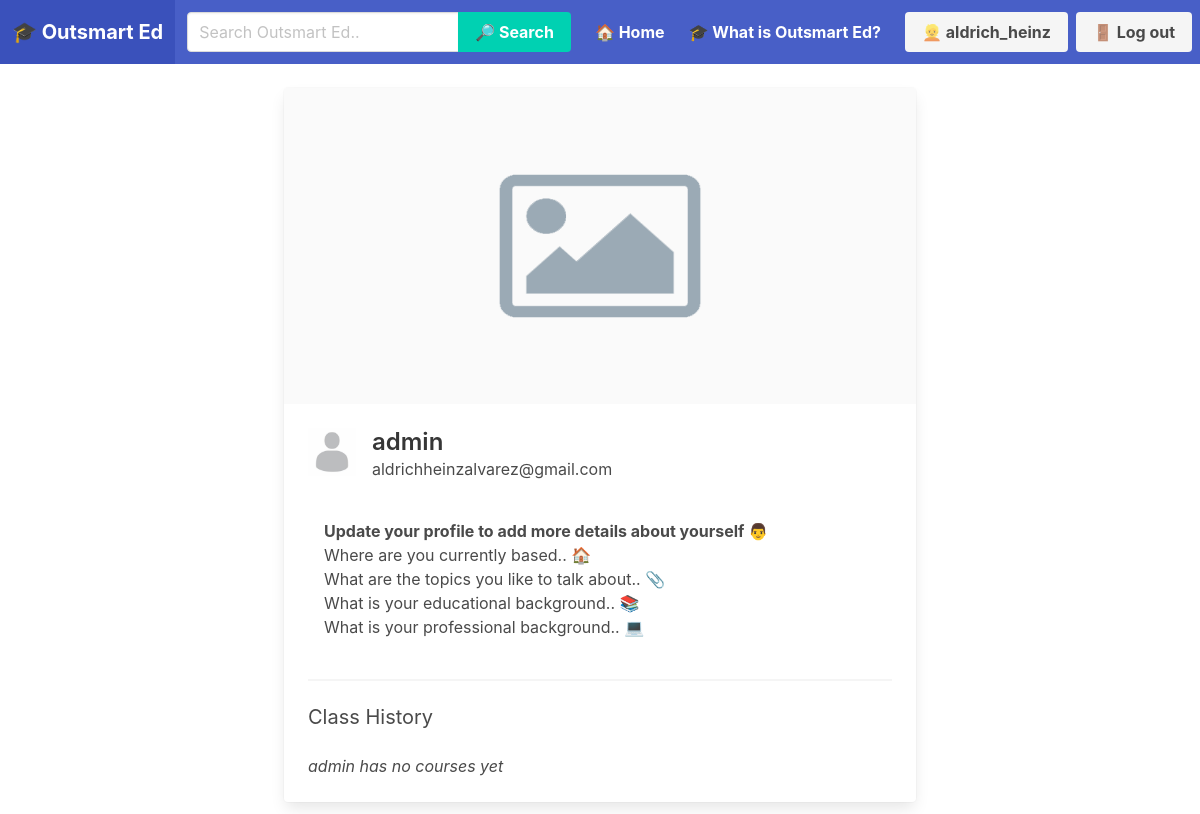
The page /profile/1/ (signed in) on the database its author committed.
### users/models.py (models this page shows, shortened)
class Profile(models.Model):
   user = models.OneToOneField(User, on_delete=models.CASCADE)
   INSTRUCTOR = 'I'
   NOT = 'N'
   PRIVILEGES_CHOICES = [
      (INSTRUCTOR, 'Instructor'),
      (NOT, 'Not'),
   ]
   calendar = models.URLField(max_length=128, default='Paste here your Google Calendar shareable link..', blank=True)
   bio = models.CharField(max_length=500, default='More details about me..', blank=True)
   address = models.CharField(max_length=500, default='Where am I currently based..', blank=True)
   topics = models.CharField(max_length=500, default='What are the topics I like to talk about..', blank=True)
   education = models.CharField(max_length=500, default='What is my educational background..', blank=True)
   background = models.CharField(max_length=500, default='What is my professional background..', blank=True)
   image = models.ImageField(default='default_profile.jpg', upload_to='profile_pics')
   cover = models.ImageField(default='default_cover.png', upload_to='cover_pics')

### users/views.py (the view)
# urls.py: path('profile/<int:pk>/', user_views.profile.as_view(), name="profile"),
@method_decorator(login_required, name='dispatch')
class profile(DetailView):
   model = Profile
   template_name = 'users/profile.html'
   def get_context_data(self, *args, **kwargs):
      users = Profile.objects.all()
      context = super(profile, self).get_context_data(*args, **kwargs)
      page_user = get_object_or_404(Profile, id=self.kwargs['pk'])
      context["page_user"] = page_user
      return context

### users/templates/users/profile.html (shortened to what this page needs)
{% extends 'app/base.html' %}
{% load crispy_forms_tags %}
{% block content %}
<br>
<div class="card">
   <div class="card-image">
     <figure class="image is-2by1">
       <img src="{{ page_user.user.profile.cover.url }}" onerror="this.src='https://bulma.io/images/placeholders/640x320.png';" alt="Placeholder image">
     </figure>
   </div>
   <div class="card-content">
     <div class="media">
       <div class="media-left">
        <figure class="image is-48x48">
          <img src="{{ page_user.user.profile.image.url }}" onerror="this.src='https://bulma.io/images/placeholders/96x96.png';" alt="img">
        </figure>
       </div>
       <div class="media-content">
         <p class="title is-4">{{ page_user.user.username }}
      </p>
         <p class="subtitle is-6">{{ page_user.user.email }}</p>
       </div>
     </div>
     <div class="content">
       <p class="content p-4"><b>{{ page_user.user.profile.bio }} 👨</b><br>
       {{ page_user.user.profile.address }} 🏠 <br>
       {{ page_user.user.profile.topics }} 📎 <br>
       {{ page_user.user.profile.education }} 📚 <br>
       {{ page_user.user.profile.background }} 💻 </p>
     </div>
     {% if page_user.user.profile.status == 'I' %}
     {% if page_user.user.profile.user == user %}
     <div class="box">
      <h1 class="subtitle"><b>Your Notifications</b></h1>
      <div class="container">
        <h1 class="subtitle is-6">Session Requests</h1>
        <p class="content"></p>
       </div>
       <div class="container">
        <h1 class="subtitle is-6">Upcoming Classes</h1>
        <p class="content"></p>
       </div>
     </div>
     {% endif %}
     {% if page_user.user.profile.calendar != 'Paste here your Google Calendar shareable link..' %}
     <div class="container">
      <h1 class="subtitle">{{ page_user.user.username }}'s Calendar</h1>
      <iframe src="{{ page_user.user.profile.calendar }}" style="border: 0" width="100%" height="600" frameborder="0" scrolling="no"></iframe>
     </div>
     {% else %}
     <div class="container">
      <h1 class="subtitle">{{ page_user.user.username }}'s Calendar</h1>
      <p class="content"><i>{{ page_user.user.username }} has no calendar yet</i></p>
     </div>
     <hr>
     {% endif %}
     <div class="container">
      <h1 class="subtitle">{{ page_user.user.username }}'s Courses</h1>
      <p class="content"><i>{{ page_user.user.username }} has no courses yet</i></p>
     </div>
     <hr>
     <div class="container">
      <h1 class="subtitle">Teaching History</h1>
      <p class="content"><i>{{ page_user.user.username }} has no courses yet</i></p>
     </div>
     <hr>
   </div>
   {% else %}
   <hr>
     <div class="container">
      <h1 class="subtitle">Class History</h1>
      <p class="content"><i>{{ page_user.user.username }} has no courses yet</i></p>
     </div>
   {% endif %}
 </div>
{% endblock content %}

### app/templates/app/base.html (shortened to what this page needs)
{% load static %}
<!DOCTYPE html>
<html lang="en">
<head>
   <link rel="stylesheet" href="https://cdn.jsdelivr.net/npm/bulma@0.9.1/css/bulma.min.css">
</head>
<body>
   <nav class="navbar is-link" role="navigation" aria-label="main navigation">
      <div class="navbar-brand">
        <a class="navbar-item" href="{% url 'app-home' %}">
          <h1 class="title is-5" style="color:white;"><b>🎓 Outsmart Ed</b></h1>
        </a>
      </div>
      <div id="navbarBasicExample" class="navbar-menu">
        <div class="navbar-start">
          <div class="field has-addons m-3">
            <div class="control">
              <input class="input" type="text" placeholder="Search Outsmart Ed..">
            </div>
            <div class="control">
              <a class="button is-primary">
                <b>🔎 Search</b>
              </a>
            </div>
          </div>
          <a class="navbar-item" href="{% url 'app-home' %}">
            <b>🏠 Home</b>
          </a>
          <a class="navbar-item" href="{% url 'osed' %}">
            <b>🎓 What is Outsmart Ed? </b>
          </a>
        </div>
        <div class="navbar-end">
          <div class="navbar-item">
            <div class="buttons">
              {% if user.is_authenticated  %}
              <a class="button is-light" href="{% url 'profile' user.id %}">
                <b>👱 {{ user.username }}</b>
              </a>
              <a class="button is-light" href="{% url 'logout' %}">
                <b>🚪 Log out</b>
              </a>
              {% endif %}
            </div>
          </div>
        </div>
      </div>
    </nav>
    <div class="container is-max-desktop p-10">
      <div class="columns is-centered">
        <div class="column is-two-thirds">
          <div class="container">
            {% block content %}
            {% endblock %}
          </div>
        </div>
      </div>
    </div>
</body>
</html>

### rows shown on the page
Profile: user.profile.cover (placeholder picture), user.profile.image (placeholder picture), user.username "admin", user.email "aldrichheinzalvarez@gmail.com", user.profile.bio "Update your profile to add more details about yourself", user.profile.address "Where are you currently based..", user.profile.topics "What are the topics you like to talk about..", user.profile.education "What is your educational background..", user.profile.background "What is your professional background.."

### other values the page prints
{{ user.username }} "aldrich_heinz"
